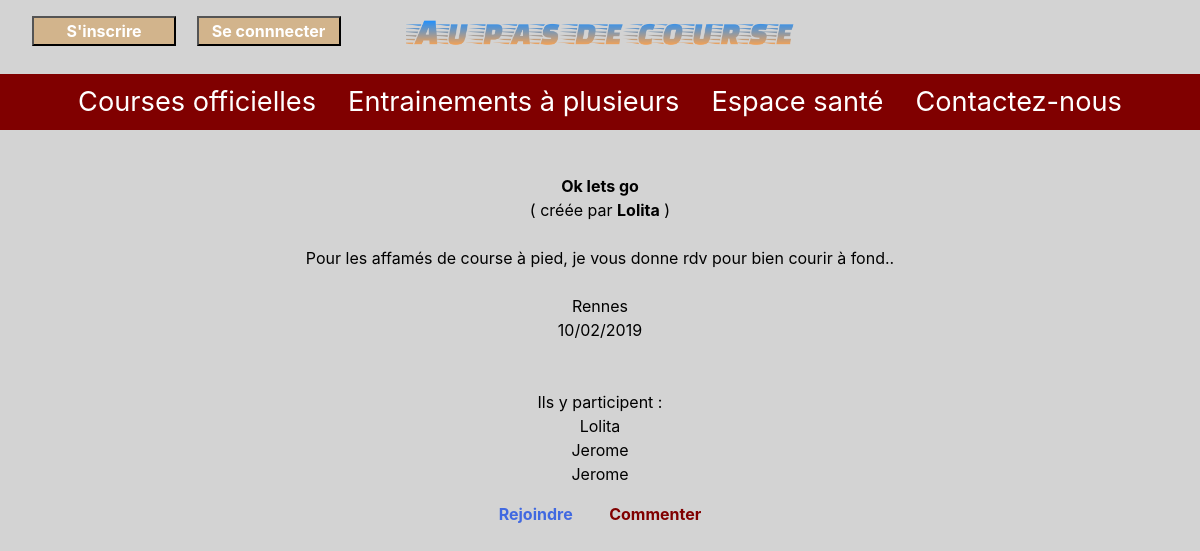
The app's page /index.php?action=showOutdoor&id_outdoor=4 with its own data.
### tables this page shows
CREATE TABLE `outdoor` (
  `id` int(11) NOT NULL,
  `title` varchar(50) NOT NULL,
  `description` text NOT NULL,
  `city` varchar(50) NOT NULL,
  `postcode` varchar(20) NOT NULL,
  `date` date NOT NULL,
  `race` tinyint(1) NOT NULL,
  `id_Member` int(11) NOT NULL
);

CREATE TABLE `member` (
  `id` int(11) NOT NULL,
  `username` varchar(50) NOT NULL,
  `password` varchar(255) NOT NULL,
  `firstname` varchar(50) NOT NULL,
  `lastname` varchar(50) NOT NULL,
  `mail` varchar(50) NOT NULL,
  `cellphone` varchar(20) DEFAULT NULL,
  `city` varchar(50) DEFAULT NULL,
  `postcode` varchar(20) DEFAULT NULL
);

### controllers/OutdoorsController.php (called while the page is built, shortened)
<?php
class OutdoorsController
{
    private $outdoorsManager;
    private $candidateManager;
    public function __construct()
    {
        $this->outdoorsManager = new OutdoorsManager();
        $this->candidateManager = new CandidateManager();
    }
    public function showOutdoor( $id )
    {
        $candidates = $this->candidateManager->outdoorCandidates( $id );
        $outdoor = $this->outdoorsManager->showOutdoor( $id );
        require 'views/outdoors/outdoor.php';
    }
}

### index.php (called while the page is built, shortened)
<?php
$router = new Router;
$router->app();

### models/OutdoorsManager.php (called while the page is built, shortened)
<?php
class OutdoorsManager extends Manager
{
    public function showOutdoor( $id )
    {
        $db = $this->dbConnect();
        $showOneOutdoor = $db->prepare( 'SELECT outdoor.id, title, description, outdoor.city, outdoor.postcode,
        username, DATE_FORMAT( date, \' %d/%m/%Y \' ) AS date FROM outdoor INNER JOIN member ON
        outdoor.id_Member = member.id WHERE outdoor.id = ?' );
        $showOneOutdoor->execute( array( $id ) );
        $show = $showOneOutdoor->fetch();
        return $show;
    }
}

### models/CandidateManager.php (called while the page is built, shortened)
<?php
class CandidateManager extends Manager
{
    public function outdoorCandidates( $id_outdoor )
    {
        $db = $this->dbConnect();
        $candidates = $db->prepare( 'SELECT username FROM member INNER JOIN participates ON
        member.id = participates.id_Member WHERE id_Outdoor = ?' );
        $candidates->execute( array( $id_outdoor ) );
        return $candidates;
    }
}

### views/outdoors/outdoor.php (the view, shortened to what this page needs)
<div class="outdoor">
    <p>
        <strong><?= htmlspecialchars( $outdoor['title'] ); ?></strong><br />
        <?= '( créée par ' . '<strong>' . htmlspecialchars( $outdoor['username'] ) . '</strong>' . ' )'; ?>
        <br /><br />
        <?= htmlspecialchars( $outdoor['description'] ) . ' ' . '<br />' . '<br />' . htmlspecialchars(
        $outdoor['city'] ) . ' ' . '<br />' . htmlspecialchars( $outdoor['date'] ); ?><br /><br /><br />
        <?= 'Ils y participent : ' ?><br />
        <?= htmlspecialchars( $outdoor['username'] ) ?><br />
<?php
while( $candidate = $candidates->fetch() )
{
?>
    <?= htmlspecialchars( $candidate['username'] ); ?><br />
<?php
}
?>
    </p>
<?php
    if( isset( $_SESSION['id'] ) )
    {
?>
        <span id="join"><a href="index.php?action=joinOutdoor&id_outdoor=<?=
        $outdoor['id'] ?>">Rejoindre</a></span>
<?php
    }
    else
    { ?>
        <span id="join"><a href="index.php?action=login">Rejoindre</a></span><?php
    }
?>
<span id="renounce"><a href="index.php?action=commentsForm&id_outdoor=<?=
$outdoor['id'] ?>">Commenter</a></span>
    </div>
<?php require 'views/template.php'; ?>

### public/css/style.css (style rules this page uses)
* { text-decoration: none; }
body { background-color: lightgray; width:100%; }
p { text-align: center; }
.race, .outdoor, .prog, .health { text-align: center; color: black; margin-top: 2.7em; }
.race a, .outdoor a, .prog a { color: maroon; }
#renounce a { color: maroon; font-weight: bold; padding: 1em; }
#join a { color: royalblue; font-weight: bold; padding: 1em; }

### records on screen
outdoor: title "Ok lets go", id_Member.username "Lolita", description "Pour les affamés de course à pied, je vous donne rdv pour bien courir à fond..", city "Rennes"
member: username "Jerome"

### other values on screen
$outdoor['date'] "10/02/2019"
